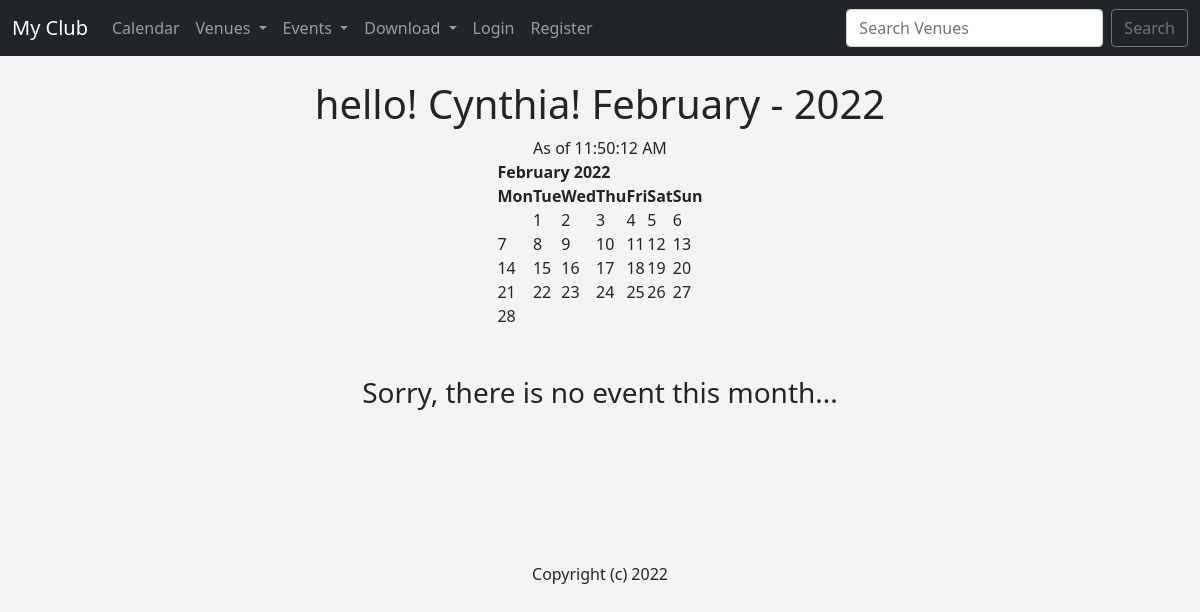
Before: / with the older database file.
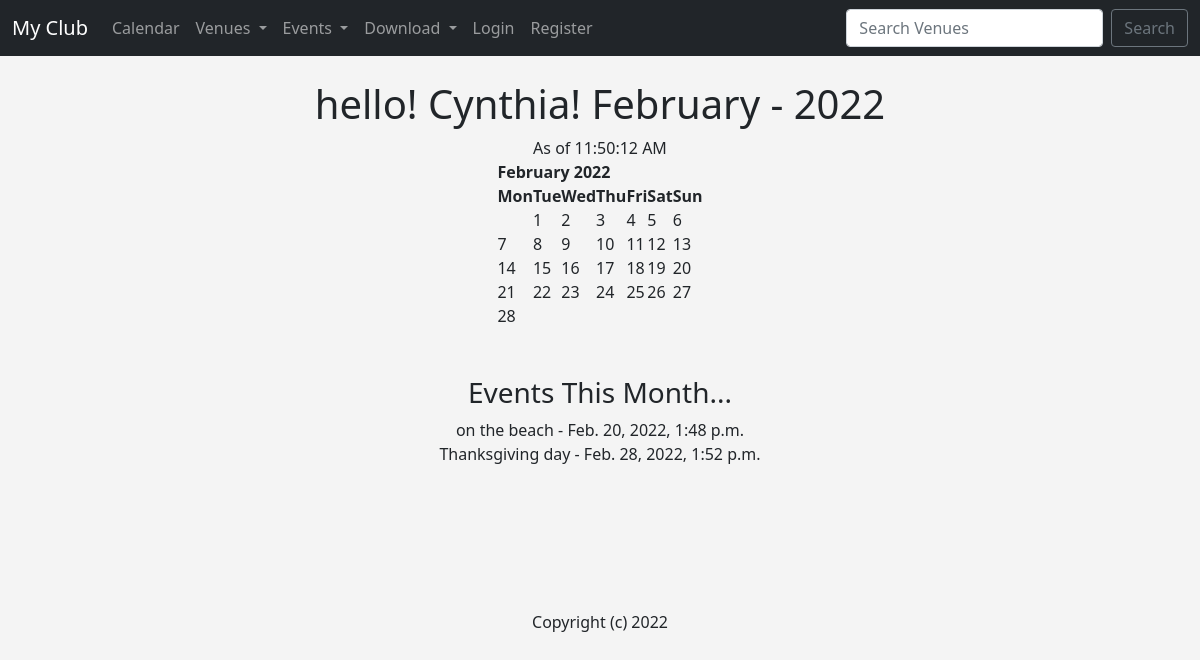
After: the same page with the newer database file.
### events/models.py (models this page shows, shortened)
class Event(models.Model):
	name = models.CharField('Event Name', max_length=120)
	event_date = models.DateTimeField('Events Date')
	venue = models.ForeignKey(Venue, blank=True, null=True, on_delete=models.CASCADE)
	manager = models.ForeignKey(User, blank=True, null=True, on_delete=models.SET_NULL)
	description = models.CharField(blank=True, max_length=120)
	attendees = models.ManyToManyField(MyClubUser, blank=True)
	approved = models.BooleanField("Approved", default=False)

### events/views.py (the view)
# urls.py: path('', views.home, name="home"),
def home(request, year=datetime.now().year, month=datetime.now().strftime('%B')):
	name = 'cynthia'
	month = month.capitalize()
	month_number = list(calendar.month_name).index(month)
	month_number = int(month_number)
	cal = HTMLCalendar().formatmonth(
		year,
		month_number)
	now = datetime.now()
	current_year = now.year
	event_list = Event.objects.filter(
		event_date__year = year,
		event_date__month = month_number)
	time = now.strftime('%I:%M:%S %p')
	return render(request, 'events/home.html', {
		'name': name,
		'year': year,
		'month': month,
		"month_number":month_number,
		"cal": cal,
		"current_year": current_year,
		"time": time,
		'event_list': event_list,
		})

### events/templates/events/home.html
{% extends 'events/base.html' %}
{% block content %}
<center>
	<h1>hello! {{ name|title }}! {{ month }} - {{ year }}</h1>
	As of {{ time }}
	{{ cal|safe }}
	<br/><br/>
	{% if event_list %}
		<h3>Events This Month...</h3>
		{% for event in event_list %}
			{{ event.name }} - {{ event.event_date }}
			<br/>
		{% endfor %}
	{% else %}
		<h3>Sorry, there is no event this month...</h3>
	{% endif %}
	<br/><br/>
	<br/><br/><br/><br/>
	Copyright (c) {{ current_year }}
</center>
{% endblock %}

### events/templates/events/base.html (shortened to what this page needs)
<!doctype html>
<html lang="en">
  <head>
    <link href="https://cdn.jsdelivr.net/npm/bootstrap@5.0.2/dist/css/bootstrap.min.css" rel="stylesheet">
  </head>
  <body>
  	{% include 'events/navbar.html' %}
  	<br/>
    <div class="container">
    {% block content %}{% endblock %}
    </div>
  </body>
</html>

### events/templates/events/navbar.html (shortened to what this page needs)
<nav class="navbar navbar-expand-lg navbar-dark bg-dark">
  <div class="container-fluid">
    <a class="navbar-brand" href="{% url 'home' %}">My Club</a>
    <div class="collapse navbar-collapse" id="navbarSupportedContent">
      <ul class="navbar-nav me-auto mb-2 mb-lg-0">
        <li class="nav-item">
          <a class="nav-link" href="{% url 'home' '2022' 'February' %}">Calendar</a>
        </li>
        <li class="nav-item dropdown">
          <a class="nav-link dropdown-toggle" href="#" id="navbarDropdown" role="button" data-bs-toggle="dropdown" aria-expanded="false">
            Venues
          </a>
        </li>
        <li class="nav-item dropdown">
          <a class="nav-link dropdown-toggle" href="#" id="navbarDropdown" role="button" data-bs-toggle="dropdown" aria-expanded="false">
            Events
          </a>
        </li>
        <li class="nav-item dropdown">
          <a class="nav-link dropdown-toggle" href="#" id="navbarDropdown" role="button" data-bs-toggle="dropdown" aria-expanded="false">
            Download
          </a>
        </li>
        {% if user.is_authenticated %}
          {% if user.is_superuser %}
          <li class="nav-item">
            <a class="nav-link" href="{% url 'admin-approval' %}">Admin</a>
          </li>
          {% endif %}
          <li class="nav-item">
            <a class="nav-link" href="{% url 'logout' %}">Logout</a>
          </li>
        {% else %}
          <li class="nav-item">
            <a class="nav-link" href="{% url 'login' %}">Login</a>
          </li>
          <li class="nav-item">
            <a class="nav-link" href="{% url 'register-user' %}">Register</a>
          </li>
        {% endif %}
      </ul>
      <form class="d-flex" method=POST action="{% url 'search-venues' %}">
        <input class="form-control me-2" type="search" placeholder="Search Venues" aria-label="
        Search" name="searched">
        <button class="btn btn-outline-secondary" type="submit">Search</button>
      </form>
    </div>
  </div>
</nav>

### events/templates/events/base.html (style rules this page uses)
body { background-color: #f4f4f4; }

Changed rows visible on the page:
added Event: name "on the beach", event_date "Feb. 20, 2022, 1:48 p.m."
added Event: name "Thanksgiving day", event_date "Feb. 28, 2022, 1:52 p.m."
Other visible differences:
text no longer shown: "Sorry, there is no event this month..."
text now shown: "Events This Month..."
